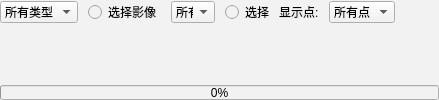
            <widget class="QWidget" name="tab_10">
             <property name="enabled">
              <bool>true</bool>
             </property>
             <property name="styleSheet">
              <string notr="true">QWidget {
    background: #f2f2f2;
}</string>
             </property>
             <attribute name="title">
              <string>测区显示</string>
             </attribute>
             <layout class="QGridLayout" name="gridLayout_38">
              <property name="leftMargin">
               <number>0</number>
              </property>
              <property name="topMargin">
               <number>0</number>
              </property>
              <property name="rightMargin">
               <number>0</number>
              </property>
              <property name="bottomMargin">
               <number>0</number>
              </property>
              <item row="0" column="0">
               <layout class="QGridLayout" name="gridLayout_14" rowstretch="0,1,0">
                <item row="0" column="0">
                 <layout class="QHBoxLayout" name="horizontalLayout" stretch="2,1,2,2,1,2,2">
                  <property name="spacing">
                   <number>10</number>
                  </property>
                  <item>
                   <widget class="QComboBox" name="imagecheck_boBox">
                    <property name="sizePolicy">
                     <sizepolicy hsizetype="Expanding" vsizetype="Fixed">
                      <horstretch>0</horstretch>
                      <verstretch>0</verstretch>
                     </sizepolicy>
                    </property>
                    <property name="minimumSize">
                     <size>
                      <width>0</width>
                      <height>0</height>
                     </size>
                    </property>
                    <item>
                     <property name="text">
                      <string>所有类型</string>
                     </property>
                    </item>
                    <item>
                     <property name="text">
                      <string>原始影像</string>
                     </property>
                    </item>
                    <item>
                     <property name="text">
                      <string>DEM</string>
                     </property>
                    </item>
                    <item>
                     <property name="text">
                      <string>DOM</string>
                     </property>
                    </item>
                   </widget>
                  </item>
                  <item>
                   <widget class="QRadioButton" name="imagecheck_radioButton">
                    <property name="sizePolicy">
                     <sizepolicy hsizetype="Expanding" vsizetype="Fixed">
                      <horstretch>0</horstretch>
                      <verstretch>0</verstretch>
                     </sizepolicy>
                    </property>
                    <property name="minimumSize">
                     <size>
                      <width>0</width>
                      <height>0</height>
                     </size>
                    </property>
                    <property name="text">
                     <string>选择影像</string>
                    </property>
                    <property name="autoExclusive">
                     <bool>false</bool>
                    </property>
                   </widget>
                  </item>
                  <item>
                   <widget class="QComboBox" name="pointselect_Box">
                    <property name="sizePolicy">
                     <sizepolicy hsizetype="Expanding" vsizetype="Fixed">
                      <horstretch>0</horstretch>
                      <verstretch>0</verstretch>
                     </sizepolicy>
                    </property>
                    <property name="minimumSize">
                     <size>
                      <width>1</width>
                      <height>1</height>
                     </size>
                    </property>
                    <item>
                     <property name="text">
                      <string>所有点</string>
                     </property>
                    </item>
                    <item>
                     <property name="text">
                      <string>连接点</string>
                     </property>
                    </item>
                    <item>
                     <property name="text">
                      <string>控制点</string>
                     </property>
                    </item>
                   </widget>
                  </item>
                  <item>
                   <widget class="QRadioButton" name="pointselect_radioButton">
                    <property name="sizePolicy">
                     <sizepolicy hsizetype="Expanding" vsizetype="Fixed">
                      <horstretch>0</horstretch>
                      <verstretch>0</verstretch>
                     </sizepolicy>
                    </property>
                    <property name="minimumSize">
                     <size>
                      <width>1</width>
                      <height>1</height>
                     </size>
                    </property>
                    <property name="text">
                     <string>选择点</string>
                    </property>
                    <property name="autoExclusive">
                     <bool>false</bool>
                    </property>
                   </widget>
                  </item>
                  <item>
                   <widget class="QLabel" name="pointshow_label">
                    <property name="text">
                     <string>显示点:</string>
                    </property>
                   </widget>
                  </item>
                  <item>
                   <widget class="QComboBox" name="pointshow_Box">
                    <item>
                     <property name="text">
                      <string>所有点</string>
                     </property>
                    </item>
                    <item>
                     <property name="text">
                      <string>连接点</string>
                     </property>
                    </item>
                    <item>
                     <property name="text">
                      <string>控制点</string>
                     </property>
                    </item>
                   </widget>
                  </item>
                  <item>
                   <spacer name="horizontalSpacer_4">
                    <property name="orientation">
                     <enum>Qt::Horizontal</enum>
                    </property>
                    <property name="sizeType">
                     <enum>QSizePolicy::Preferred</enum>
                    </property>
                    <property name="sizeHint" stdset="0">
                     <size>
                      <width>5</width>
                      <height>5</height>
                     </size>
                    </property>
                   </spacer>
                  </item>
                 </layout>
                </item>
                <item row="1" column="0">
                 <widget class="ImageInfoShow" name="ImageInfoShow_Widget" native="true"/>
                </item>
                <item row="2" column="0">
                 <widget class="QProgressBar" name="progressBar_imageinfo">
                  <property name="enabled">
                   <bool>true</bool>
                  </property>
                  <property name="maximumSize">
                   <size>
                    <width>16777215</width>
                    <height>15</height>
                   </size>
                  </property>
                  <property name="autoFillBackground">
                   <bool>false</bool>
                  </property>
                  <property name="value">
                   <number>0</number>
                  </property>
                  <property name="textVisible">
                   <bool>true</bool>
                  </property>
                  <property name="invertedAppearance">
                   <bool>false</bool>
                  </property>
                 </widget>
                </item>
               </layout>
              </item>
             </layout>
            </widget>
